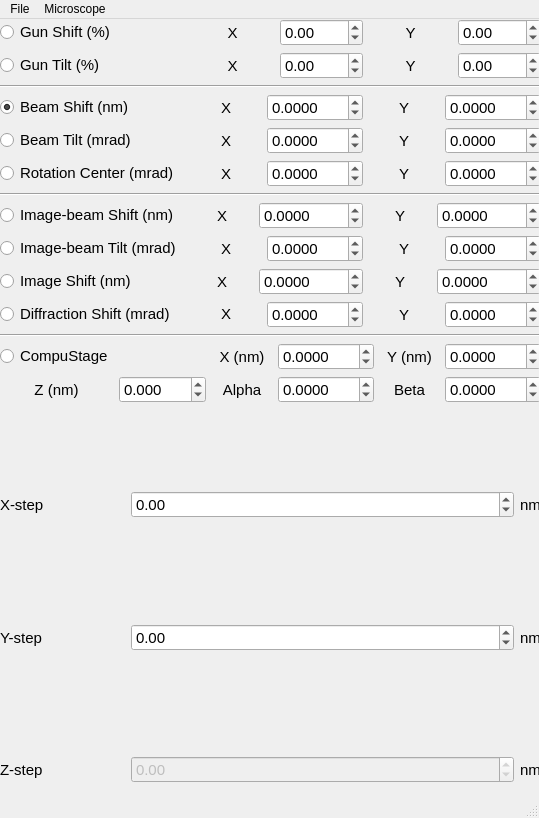
<?xml version="1.0" encoding="UTF-8"?>
<ui version="4.0">
 <class>DeflectorWindow</class>
 <widget class="QMainWindow" name="DeflectorWindow">
  <property name="geometry">
   <rect>
    <x>0</x>
    <y>0</y>
    <width>539</width>
    <height>818</height>
   </rect>
  </property>
  <property name="windowTitle">
   <string>Persistant Direct Alignments</string>
  </property>
  <widget class="QWidget" name="centralwidget">
   <property name="font">
    <font>
     <family>Tahoma</family>
     <pointsize>11</pointsize>
     <weight>50</weight>
     <bold>false</bold>
     <stylestrategy>PreferAntialias</stylestrategy>
    </font>
   </property>
   <widget class="QWidget" name="verticalLayoutWidget">
    <property name="geometry">
     <rect>
      <x>0</x>
      <y>0</y>
      <width>541</width>
      <height>781</height>
     </rect>
    </property>
    <layout class="QVBoxLayout" name="verticalLayout">
     <item>
      <layout class="QGridLayout" name="gridTop">
       <item row="12" column="0">
        <layout class="QHBoxLayout" name="horizontalLayout_9">
         <item>
          <widget class="QRadioButton" name="rbDS">
           <property name="sizePolicy">
            <sizepolicy hsizetype="Fixed" vsizetype="Fixed">
             <horstretch>0</horstretch>
             <verstretch>0</verstretch>
            </sizepolicy>
           </property>
           <property name="minimumSize">
            <size>
             <width>185</width>
             <height>0</height>
            </size>
           </property>
           <property name="text">
            <string>Diffraction Shift (mrad)</string>
           </property>
           <property name="checked">
            <bool>false</bool>
           </property>
          </widget>
         </item>
         <item>
          <widget class="QLabel" name="label_22">
           <property name="sizePolicy">
            <sizepolicy hsizetype="Minimum" vsizetype="Fixed">
             <horstretch>0</horstretch>
             <verstretch>0</verstretch>
            </sizepolicy>
           </property>
           <property name="text">
            <string>X</string>
           </property>
           <property name="alignment">
            <set>Qt::AlignCenter</set>
           </property>
          </widget>
         </item>
         <item>
          <widget class="QDoubleSpinBox" name="sbDS_X">
           <property name="decimals">
            <number>4</number>
           </property>
           <property name="minimum">
            <double>-100.000000000000000</double>
           </property>
           <property name="maximum">
            <double>100.000000000000000</double>
           </property>
          </widget>
         </item>
         <item>
          <widget class="QLabel" name="label_23">
           <property name="text">
            <string>Y</string>
           </property>
           <property name="alignment">
            <set>Qt::AlignCenter</set>
           </property>
          </widget>
         </item>
         <item>
          <widget class="QDoubleSpinBox" name="sbDS_Y">
           <property name="decimals">
            <number>4</number>
           </property>
           <property name="minimum">
            <double>-100.000000000000000</double>
           </property>
           <property name="maximum">
            <double>100.000000000000000</double>
           </property>
          </widget>
         </item>
        </layout>
       </item>
       <item row="13" column="0">
        <widget class="Line" name="line_3">
         <property name="orientation">
          <enum>Qt::Horizontal</enum>
         </property>
        </widget>
       </item>
       <item row="4" column="0">
        <layout class="QHBoxLayout" name="horizontalLayout_3">
         <item>
          <widget class="QRadioButton" name="rbBS">
           <property name="sizePolicy">
            <sizepolicy hsizetype="Fixed" vsizetype="Fixed">
             <horstretch>0</horstretch>
             <verstretch>0</verstretch>
            </sizepolicy>
           </property>
           <property name="minimumSize">
            <size>
             <width>185</width>
             <height>0</height>
            </size>
           </property>
           <property name="text">
            <string>Beam Shift (nm)</string>
           </property>
           <property name="checked">
            <bool>true</bool>
           </property>
          </widget>
         </item>
         <item>
          <widget class="QLabel" name="label_6">
           <property name="sizePolicy">
            <sizepolicy hsizetype="Minimum" vsizetype="Preferred">
             <horstretch>0</horstretch>
             <verstretch>0</verstretch>
            </sizepolicy>
           </property>
           <property name="text">
            <string>X</string>
           </property>
           <property name="alignment">
            <set>Qt::AlignCenter</set>
           </property>
          </widget>
         </item>
         <item>
          <widget class="QDoubleSpinBox" name="sbBS_X">
           <property name="decimals">
            <number>4</number>
           </property>
           <property name="minimum">
            <double>-100.000000000000000</double>
           </property>
           <property name="maximum">
            <double>100.000000000000000</double>
           </property>
           <property name="singleStep">
            <double>1.000000000000000</double>
           </property>
          </widget>
         </item>
         <item>
          <widget class="QLabel" name="label_5">
           <property name="text">
            <string>Y</string>
           </property>
           <property name="alignment">
            <set>Qt::AlignCenter</set>
           </property>
          </widget>
         </item>
         <item>
          <widget class="QDoubleSpinBox" name="sbBS_Y">
           <property name="decimals">
            <number>4</number>
           </property>
           <property name="minimum">
            <double>-100.000000000000000</double>
           </property>
           <property name="maximum">
            <double>100.000000000000000</double>
           </property>
           <property name="singleStep">
            <double>1.000000000000000</double>
           </property>
          </widget>
         </item>
        </layout>
       </item>
       <item row="7" column="0">
        <widget class="Line" name="line_2">
         <property name="orientation">
          <enum>Qt::Horizontal</enum>
         </property>
        </widget>
       </item>
       <item row="10" column="0">
        <layout class="QHBoxLayout" name="horizontalLayout_7">
         <item>
          <widget class="QRadioButton" name="rbIBT">
           <property name="sizePolicy">
            <sizepolicy hsizetype="Fixed" vsizetype="Fixed">
             <horstretch>0</horstretch>
             <verstretch>0</verstretch>
            </sizepolicy>
           </property>
           <property name="minimumSize">
            <size>
             <width>185</width>
             <height>0</height>
            </size>
           </property>
           <property name="text">
            <string>Image-beam Tilt (mrad)</string>
           </property>
          </widget>
         </item>
         <item>
          <widget class="QLabel" name="label_18">
           <property name="sizePolicy">
            <sizepolicy hsizetype="Minimum" vsizetype="Preferred">
             <horstretch>0</horstretch>
             <verstretch>0</verstretch>
            </sizepolicy>
           </property>
           <property name="text">
            <string>X</string>
           </property>
           <property name="alignment">
            <set>Qt::AlignCenter</set>
           </property>
          </widget>
         </item>
         <item>
          <widget class="QDoubleSpinBox" name="sbIBT_X">
           <property name="decimals">
            <number>4</number>
           </property>
           <property name="minimum">
            <double>-100.000000000000000</double>
           </property>
           <property name="maximum">
            <double>100.000000000000000</double>
           </property>
           <property name="value">
            <double>0.000000000000000</double>
           </property>
          </widget>
         </item>
         <item>
          <widget class="QLabel" name="label_19">
           <property name="text">
            <string>Y</string>
           </property>
           <property name="alignment">
            <set>Qt::AlignCenter</set>
           </property>
          </widget>
         </item>
         <item>
          <widget class="QDoubleSpinBox" name="sbIBT_Y">
           <property name="decimals">
            <number>4</number>
           </property>
           <property name="minimum">
            <double>-100.000000000000000</double>
           </property>
           <property name="maximum">
            <double>100.000000000000000</double>
           </property>
          </widget>
         </item>
        </layout>
       </item>
       <item row="2" column="0">
        <layout class="QHBoxLayout" name="horizontalLayout_2">
         <item>
          <widget class="QRadioButton" name="rbGT">
           <property name="sizePolicy">
            <sizepolicy hsizetype="Fixed" vsizetype="Fixed">
             <horstretch>0</horstretch>
             <verstretch>0</verstretch>
            </sizepolicy>
           </property>
           <property name="minimumSize">
            <size>
             <width>185</width>
             <height>0</height>
            </size>
           </property>
           <property name="text">
            <string>Gun Tilt (%)</string>
           </property>
          </widget>
         </item>
         <item>
          <widget class="QLabel" name="label_4">
           <property name="sizePolicy">
            <sizepolicy hsizetype="Minimum" vsizetype="Preferred">
             <horstretch>0</horstretch>
             <verstretch>0</verstretch>
            </sizepolicy>
           </property>
           <property name="text">
            <string>X</string>
           </property>
           <property name="alignment">
            <set>Qt::AlignCenter</set>
           </property>
          </widget>
         </item>
         <item>
          <widget class="QDoubleSpinBox" name="sbGT_X">
           <property name="minimum">
            <double>-100.000000000000000</double>
           </property>
           <property name="maximum">
            <double>100.000000000000000</double>
           </property>
           <property name="singleStep">
            <double>1.000000000000000</double>
           </property>
          </widget>
         </item>
         <item>
          <widget class="QLabel" name="label_3">
           <property name="text">
            <string>Y</string>
           </property>
           <property name="alignment">
            <set>Qt::AlignCenter</set>
           </property>
          </widget>
         </item>
         <item>
          <widget class="QDoubleSpinBox" name="sbGT_Y">
           <property name="minimum">
            <double>-100.000000000000000</double>
           </property>
           <property name="maximum">
            <double>100.000000000000000</double>
           </property>
           <property name="value">
            <double>0.000000000000000</double>
           </property>
          </widget>
         </item>
        </layout>
       </item>
       <item row="3" column="0">
        <widget class="Line" name="line">
         <property name="orientation">
          <enum>Qt::Horizontal</enum>
         </property>
        </widget>
       </item>
       <item row="14" column="0">
        <layout class="QGridLayout" name="gridLayout">
         <item row="1" column="2">
          <widget class="QLabel" name="label_13">
           <property name="text">
            <string>Alpha</string>
           </property>
           <property name="alignment">
            <set>Qt::AlignCenter</set>
           </property>
          </widget>
         </item>
         <item row="0" column="3">
          <widget class="QDoubleSpinBox" name="sbStage_X">
           <property name="decimals">
            <number>4</number>
           </property>
           <property name="minimum">
            <double>-999.000000000000000</double>
           </property>
           <property name="maximum">
            <double>999.000000000000000</double>
           </property>
           <property name="singleStep">
            <double>3.000000000000000</double>
           </property>
          </widget>
         </item>
         <item row="1" column="4">
          <widget class="QLabel" name="label_14">
           <property name="text">
            <string>Beta</string>
           </property>
           <property name="alignment">
            <set>Qt::AlignCenter</set>
           </property>
          </widget>
         </item>
         <item row="0" column="4">
          <widget class="QLabel" name="label_11">
           <property name="text">
            <string>Y (nm)</string>
           </property>
           <property name="alignment">
            <set>Qt::AlignCenter</set>
           </property>
          </widget>
         </item>
         <item row="0" column="5">
          <widget class="QDoubleSpinBox" name="sbStage_Y">
           <property name="decimals">
            <number>4</number>
           </property>
           <property name="minimum">
            <double>-999.000000000000000</double>
           </property>
           <property name="maximum">
            <double>999.000000000000000</double>
           </property>
           <property name="singleStep">
            <double>3.000000000000000</double>
           </property>
          </widget>
         </item>
         <item row="1" column="3">
          <widget class="QDoubleSpinBox" name="sbStage_Alpha">
           <property name="decimals">
            <number>4</number>
           </property>
           <property name="minimum">
            <double>-45.000000000000000</double>
           </property>
           <property name="maximum">
            <double>45.000000000000000</double>
           </property>
           <property name="singleStep">
            <double>0.500000000000000</double>
           </property>
          </widget>
         </item>
         <item row="1" column="5">
          <widget class="QDoubleSpinBox" name="sbStage_Beta">
           <property name="decimals">
            <number>4</number>
           </property>
           <property name="minimum">
            <double>-45.000000000000000</double>
           </property>
           <property name="maximum">
            <double>45.000000000000000</double>
           </property>
           <property name="singleStep">
            <double>0.500000000000000</double>
           </property>
          </widget>
         </item>
         <item row="0" column="0">
          <widget class="QRadioButton" name="rbStage">
           <property name="text">
            <string>CompuStage</string>
           </property>
           <property name="checked">
            <bool>false</bool>
           </property>
          </widget>
         </item>
         <item row="0" column="2">
          <widget class="QLabel" name="label_12">
           <property name="text">
            <string>X (nm)</string>
           </property>
           <property name="alignment">
            <set>Qt::AlignCenter</set>
           </property>
          </widget>
         </item>
         <item row="1" column="0">
          <widget class="QLabel" name="label_15">
           <property name="text">
            <string>Z (nm)</string>
           </property>
           <property name="alignment">
            <set>Qt::AlignCenter</set>
           </property>
          </widget>
         </item>
         <item row="1" column="1">
          <widget class="QDoubleSpinBox" name="sbStage_Z">
           <property name="decimals">
            <number>3</number>
           </property>
           <property name="minimum">
            <double>-300.000000000000000</double>
           </property>
           <property name="maximum">
            <double>300.000000000000000</double>
           </property>
           <property name="singleStep">
            <double>10.000000000000000</double>
           </property>
          </widget>
         </item>
        </layout>
       </item>
       <item row="5" column="0">
        <layout class="QHBoxLayout" name="horizontalLayout_4">
         <item>
          <widget class="QRadioButton" name="rbBT">
           <property name="sizePolicy">
            <sizepolicy hsizetype="Fixed" vsizetype="Fixed">
             <horstretch>0</horstretch>
             <verstretch>0</verstretch>
            </sizepolicy>
           </property>
           <property name="minimumSize">
            <size>
             <width>185</width>
             <height>0</height>
            </size>
           </property>
           <property name="text">
            <string>Beam Tilt (mrad)</string>
           </property>
          </widget>
         </item>
         <item>
          <widget class="QLabel" name="label_8">
           <property name="text">
            <string>X</string>
           </property>
           <property name="alignment">
            <set>Qt::AlignCenter</set>
           </property>
          </widget>
         </item>
         <item>
          <widget class="QDoubleSpinBox" name="sbBT_X">
           <property name="decimals">
            <number>4</number>
           </property>
           <property name="minimum">
            <double>-100.000000000000000</double>
           </property>
           <property name="maximum">
            <double>100.000000000000000</double>
           </property>
           <property name="singleStep">
            <double>0.100000000000000</double>
           </property>
          </widget>
         </item>
         <item>
          <widget class="QLabel" name="label_7">
           <property name="text">
            <string>Y</string>
           </property>
           <property name="alignment">
            <set>Qt::AlignCenter</set>
           </property>
          </widget>
         </item>
         <item>
          <widget class="QDoubleSpinBox" name="sbBT_Y">
           <property name="decimals">
            <number>4</number>
           </property>
           <property name="minimum">
            <double>-100.000000000000000</double>
           </property>
           <property name="maximum">
            <double>100.000000000000000</double>
           </property>
           <property name="singleStep">
            <double>0.100000000000000</double>
           </property>
          </widget>
         </item>
        </layout>
       </item>
       <item row="1" column="0">
        <layout class="QHBoxLayout" name="horizontalLayout">
         <item>
          <widget class="QRadioButton" name="rbGS">
           <property name="sizePolicy">
            <sizepolicy hsizetype="Fixed" vsizetype="Fixed">
             <horstretch>0</horstretch>
             <verstretch>0</verstretch>
            </sizepolicy>
           </property>
           <property name="minimumSize">
            <size>
             <width>185</width>
             <height>0</height>
            </size>
           </property>
           <property name="text">
            <string>Gun Shift (%)</string>
           </property>
          </widget>
         </item>
         <item>
          <widget class="QLabel" name="label_2">
           <property name="sizePolicy">
            <sizepolicy hsizetype="Minimum" vsizetype="Preferred">
             <horstretch>0</horstretch>
             <verstretch>0</verstretch>
            </sizepolicy>
           </property>
           <property name="text">
            <string>X</string>
           </property>
           <property name="alignment">
            <set>Qt::AlignCenter</set>
           </property>
          </widget>
         </item>
         <item>
          <widget class="QDoubleSpinBox" name="sbGS_X">
           <property name="accelerated">
            <bool>true</bool>
           </property>
           <property name="keyboardTracking">
            <bool>false</bool>
           </property>
           <property name="decimals">
            <number>2</number>
           </property>
           <property name="minimum">
            <double>-100.000000000000000</double>
           </property>
           <property name="maximum">
            <double>100.000000000000000</double>
           </property>
           <property name="singleStep">
            <double>1.000000000000000</double>
           </property>
          </widget>
         </item>
         <item>
          <widget class="QLabel" name="label">
           <property name="text">
            <string>Y</string>
           </property>
           <property name="alignment">
            <set>Qt::AlignCenter</set>
           </property>
          </widget>
         </item>
         <item>
          <widget class="QDoubleSpinBox" name="sbGS_Y">
           <property name="accelerated">
            <bool>true</bool>
           </property>
           <property name="minimum">
            <double>-100.000000000000000</double>
           </property>
           <property name="maximum">
            <double>100.000000000000000</double>
           </property>
           <property name="singleStep">
            <double>1.000000000000000</double>
           </property>
          </widget>
         </item>
        </layout>
       </item>
       <item row="9" column="0">
        <layout class="QHBoxLayout" name="horizontalLayout_13">
         <item>
          <widget class="QRadioButton" name="rbIBS">
           <property name="sizePolicy">
            <sizepolicy hsizetype="Fixed" vsizetype="Fixed">
             <horstretch>0</horstretch>
             <verstretch>0</verstretch>
            </sizepolicy>
           </property>
           <property name="minimumSize">
            <size>
             <width>185</width>
             <height>0</height>
            </size>
           </property>
           <property name="text">
            <string>Image-beam Shift (nm)</string>
           </property>
          </widget>
         </item>
         <item>
          <widget class="QLabel" name="label_27">
           <property name="text">
            <string>X</string>
           </property>
           <property name="alignment">
            <set>Qt::AlignCenter</set>
           </property>
          </widget>
         </item>
         <item>
          <widget class="QDoubleSpinBox" name="sbIBS_X">
           <property name="decimals">
            <number>4</number>
           </property>
           <property name="minimum">
            <double>-1000.000000000000000</double>
           </property>
           <property name="maximum">
            <double>1000.000000000000000</double>
           </property>
          </widget>
         </item>
         <item>
          <widget class="QLabel" name="label_28">
           <property name="text">
            <string>Y</string>
           </property>
           <property name="alignment">
            <set>Qt::AlignCenter</set>
           </property>
          </widget>
         </item>
         <item>
          <widget class="QDoubleSpinBox" name="sbIBS_Y">
           <property name="decimals">
            <number>4</number>
           </property>
           <property name="minimum">
            <double>-1000.000000000000000</double>
           </property>
           <property name="maximum">
            <double>1000.000000000000000</double>
           </property>
          </widget>
         </item>
        </layout>
       </item>
       <item row="6" column="0">
        <layout class="QHBoxLayout" name="horizontalLayout_5">
         <item>
          <widget class="QRadioButton" name="rbRC">
           <property name="sizePolicy">
            <sizepolicy hsizetype="Fixed" vsizetype="Fixed">
             <horstretch>0</horstretch>
             <verstretch>0</verstretch>
            </sizepolicy>
           </property>
           <property name="minimumSize">
            <size>
             <width>185</width>
             <height>0</height>
            </size>
           </property>
           <property name="text">
            <string>Rotation Center (mrad)</string>
           </property>
          </widget>
         </item>
         <item>
          <widget class="QLabel" name="label_10">
           <property name="text">
            <string>X</string>
           </property>
           <property name="alignment">
            <set>Qt::AlignCenter</set>
           </property>
          </widget>
         </item>
         <item>
          <widget class="QDoubleSpinBox" name="sbRC_X">
           <property name="decimals">
            <number>4</number>
           </property>
           <property name="minimum">
            <double>-100.000000000000000</double>
           </property>
           <property name="maximum">
            <double>100.000000000000000</double>
           </property>
           <property name="singleStep">
            <double>0.100000000000000</double>
           </property>
          </widget>
         </item>
         <item>
          <widget class="QLabel" name="label_9">
           <property name="text">
            <string>Y</string>
           </property>
           <property name="alignment">
            <set>Qt::AlignCenter</set>
           </property>
          </widget>
         </item>
         <item>
          <widget class="QDoubleSpinBox" name="sbRC_Y">
           <property name="decimals">
            <number>4</number>
           </property>
           <property name="minimum">
            <double>-100.000000000000000</double>
           </property>
           <property name="maximum">
            <double>100.000000000000000</double>
           </property>
           <property name="singleStep">
            <double>0.100000000000000</double>
           </property>
          </widget>
         </item>
        </layout>
       </item>
       <item row="11" column="0">
        <layout class="QHBoxLayout" name="horizontalLayout_6">
         <item>
          <widget class="QRadioButton" name="rbIMS">
           <property name="sizePolicy">
            <sizepolicy hsizetype="Fixed" vsizetype="Fixed">
             <horstretch>0</horstretch>
             <verstretch>0</verstretch>
            </sizepolicy>
           </property>
           <property name="minimumSize">
            <size>
             <width>185</width>
             <height>0</height>
            </size>
           </property>
           <property name="text">
            <string>Image Shift (nm)</string>
           </property>
          </widget>
         </item>
         <item>
          <widget class="QLabel" name="label_16">
           <property name="sizePolicy">
            <sizepolicy hsizetype="Minimum" vsizetype="Preferred">
             <horstretch>0</horstretch>
             <verstretch>0</verstretch>
            </sizepolicy>
           </property>
           <property name="text">
            <string>X</string>
           </property>
           <property name="alignment">
            <set>Qt::AlignCenter</set>
           </property>
          </widget>
         </item>
         <item>
          <widget class="QDoubleSpinBox" name="sbIMS_X">
           <property name="decimals">
            <number>4</number>
           </property>
           <property name="minimum">
            <double>-1000.000000000000000</double>
           </property>
           <property name="maximum">
            <double>1000.000000000000000</double>
           </property>
          </widget>
         </item>
         <item>
          <widget class="QLabel" name="label_17">
           <property name="text">
            <string>Y</string>
           </property>
           <property name="alignment">
            <set>Qt::AlignCenter</set>
           </property>
          </widget>
         </item>
         <item>
          <widget class="QDoubleSpinBox" name="sbIMS_Y">
           <property name="decimals">
            <number>4</number>
           </property>
           <property name="minimum">
            <double>-1000.000000000000000</double>
           </property>
           <property name="maximum">
            <double>1000.000000000000000</double>
           </property>
          </widget>
         </item>
        </layout>
       </item>
      </layout>
     </item>
     <item>
      <layout class="QGridLayout" name="gridBottom">
       <item row="4" column="0">
        <layout class="QHBoxLayout" name="horizontalLayout_11">
         <item>
          <widget class="QLabel" name="label_25">
           <property name="sizePolicy">
            <sizepolicy hsizetype="Fixed" vsizetype="Preferred">
             <horstretch>0</horstretch>
             <verstretch>0</verstretch>
            </sizepolicy>
           </property>
           <property name="minimumSize">
            <size>
             <width>125</width>
             <height>0</height>
            </size>
           </property>
           <property name="text">
            <string>Y-step</string>
           </property>
          </widget>
         </item>
         <item>
          <widget class="QDoubleSpinBox" name="sbStepY">
           <property name="minimum">
            <double>-100.000000000000000</double>
           </property>
           <property name="maximum">
            <double>100.000000000000000</double>
           </property>
           <property name="singleStep">
            <double>0.100000000000000</double>
           </property>
          </widget>
         </item>
         <item>
          <widget class="QLabel" name="labelYunit">
           <property name="sizePolicy">
            <sizepolicy hsizetype="Fixed" vsizetype="Preferred">
             <horstretch>0</horstretch>
             <verstretch>0</verstretch>
            </sizepolicy>
           </property>
           <property name="text">
            <string>nm</string>
           </property>
          </widget>
         </item>
        </layout>
       </item>
       <item row="2" column="0">
        <layout class="QHBoxLayout" name="horizontalLayout_10">
         <item>
          <widget class="QLabel" name="label_24">
           <property name="sizePolicy">
            <sizepolicy hsizetype="Fixed" vsizetype="Preferred">
             <horstretch>0</horstretch>
             <verstretch>0</verstretch>
            </sizepolicy>
           </property>
           <property name="minimumSize">
            <size>
             <width>125</width>
             <height>0</height>
            </size>
           </property>
           <property name="text">
            <string>X-step</string>
           </property>
          </widget>
         </item>
         <item>
          <widget class="QDoubleSpinBox" name="sbStepX">
           <property name="minimum">
            <double>-100.000000000000000</double>
           </property>
           <property name="maximum">
            <double>100.000000000000000</double>
           </property>
           <property name="singleStep">
            <double>0.100000000000000</double>
           </property>
          </widget>
         </item>
         <item>
          <widget class="QLabel" name="labelXunit">
           <property name="sizePolicy">
            <sizepolicy hsizetype="Fixed" vsizetype="Preferred">
             <horstretch>0</horstretch>
             <verstretch>0</verstretch>
            </sizepolicy>
           </property>
           <property name="text">
            <string>nm</string>
           </property>
          </widget>
         </item>
        </layout>
       </item>
       <item row="6" column="0">
        <layout class="QHBoxLayout" name="horizontalLayout_12">
         <item>
          <widget class="QLabel" name="label_26">
           <property name="sizePolicy">
            <sizepolicy hsizetype="Fixed" vsizetype="Preferred">
             <horstretch>0</horstretch>
             <verstretch>0</verstretch>
            </sizepolicy>
           </property>
           <property name="minimumSize">
            <size>
             <width>125</width>
             <height>0</height>
            </size>
           </property>
           <property name="text">
            <string>Z-step</string>
           </property>
          </widget>
         </item>
         <item>
          <widget class="QDoubleSpinBox" name="sbStepZ">
           <property name="enabled">
            <bool>false</bool>
           </property>
           <property name="minimum">
            <double>-100.000000000000000</double>
           </property>
           <property name="maximum">
            <double>100.000000000000000</double>
           </property>
           <property name="singleStep">
            <double>0.100000000000000</double>
           </property>
          </widget>
         </item>
         <item>
          <widget class="QLabel" name="labelZunit">
           <property name="sizePolicy">
            <sizepolicy hsizetype="Fixed" vsizetype="Preferred">
             <horstretch>0</horstretch>
             <verstretch>0</verstretch>
            </sizepolicy>
           </property>
           <property name="text">
            <string>nm</string>
           </property>
          </widget>
         </item>
        </layout>
       </item>
       <item row="3" column="0">
        <widget class="QwtSlider" name="SliderY">
         <property name="scalePosition">
          <enum>QwtSlider::TopScale</enum>
         </property>
         <property name="bgStyle">
          <enum>QwtSlider::BgSlot</enum>
         </property>
         <property name="thumbLength">
          <number>32</number>
         </property>
        </widget>
       </item>
       <item row="5" column="0">
        <widget class="QwtSlider" name="SliderZ">
         <property name="scalePosition">
          <enum>QwtSlider::TopScale</enum>
         </property>
         <property name="bgStyle">
          <enum>QwtSlider::BgSlot</enum>
         </property>
        </widget>
       </item>
       <item row="1" column="0">
        <widget class="QwtSlider" name="SliderX">
         <property name="scalePosition">
          <enum>QwtSlider::TopScale</enum>
         </property>
         <property name="bgStyle">
          <enum>QwtSlider::BgSlot</enum>
         </property>
        </widget>
       </item>
      </layout>
     </item>
    </layout>
   </widget>
  </widget>
  <widget class="QMenuBar" name="menubar">
   <property name="geometry">
    <rect>
     <x>0</x>
     <y>0</y>
     <width>539</width>
     <height>18</height>
    </rect>
   </property>
   <widget class="QMenu" name="menuFile">
    <property name="title">
     <string>File</string>
    </property>
   </widget>
   <widget class="QMenu" name="menuMicroscope">
    <property name="title">
     <string>Microscope</string>
    </property>
    <addaction name="separator"/>
    <addaction name="actionSimulator"/>
    <addaction name="actionFEI_Titan"/>
    <addaction name="separator"/>
    <addaction name="actionReInit"/>
   </widget>
   <addaction name="menuFile"/>
   <addaction name="menuMicroscope"/>
  </widget>
  <widget class="QStatusBar" name="statusbar"/>
  <action name="actionSimulator">
   <property name="checkable">
    <bool>true</bool>
   </property>
   <property name="text">
    <string>Simulator</string>
   </property>
  </action>
  <action name="actionFEI_Titan">
   <property name="checkable">
    <bool>true</bool>
   </property>
   <property name="text">
    <string>FEI Titan</string>
   </property>
  </action>
  <action name="actionReInit">
   <property name="enabled">
    <bool>false</bool>
   </property>
   <property name="text">
    <string>Re-init</string>
   </property>
  </action>
 </widget>
 <customwidgets>
  <customwidget>
   <class>QwtSlider</class>
   <extends>QWidget</extends>
   <header>qwt_slider.h</header>
  </customwidget>
 </customwidgets>
 <resources/>
 <connections/>
</ui>
